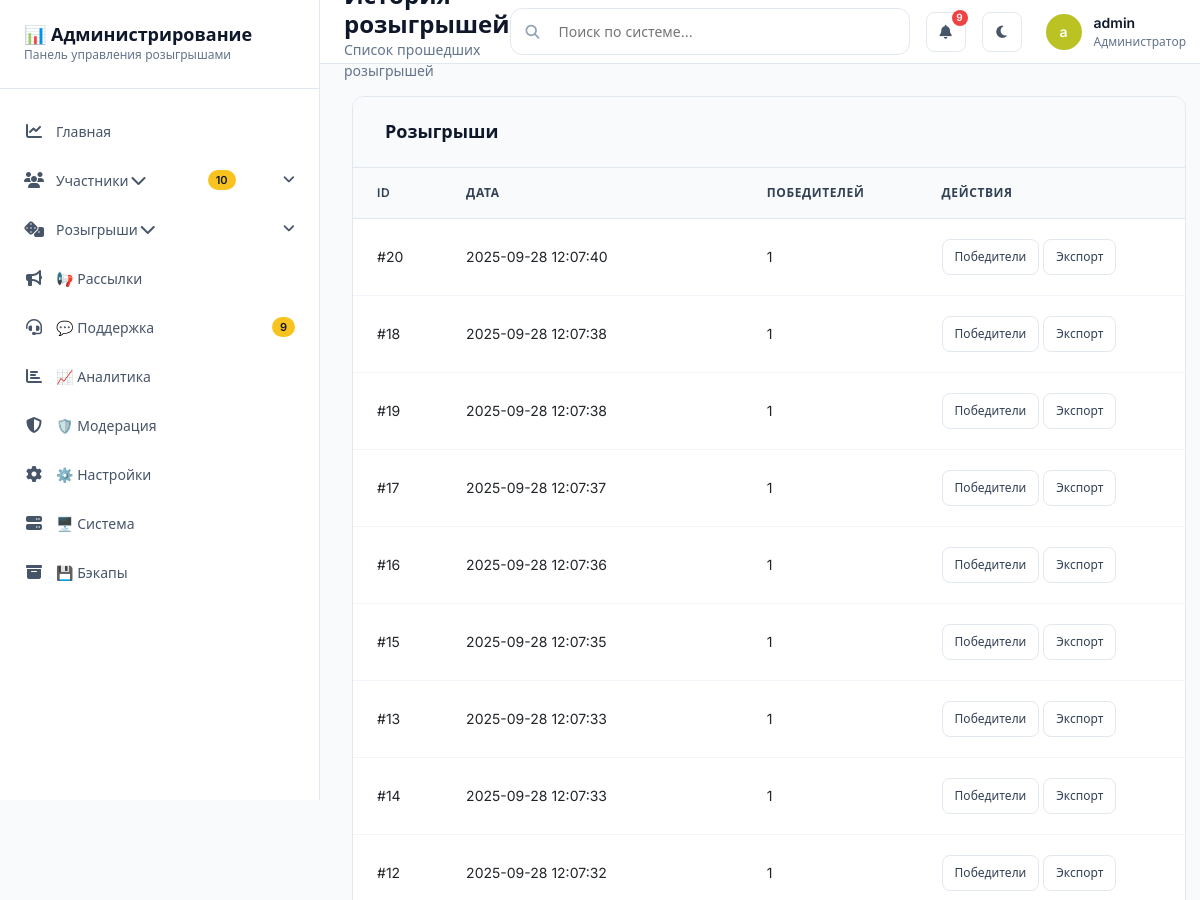
The page /admin/lottery/history (signed in, upper part) on the database as committed earlier.
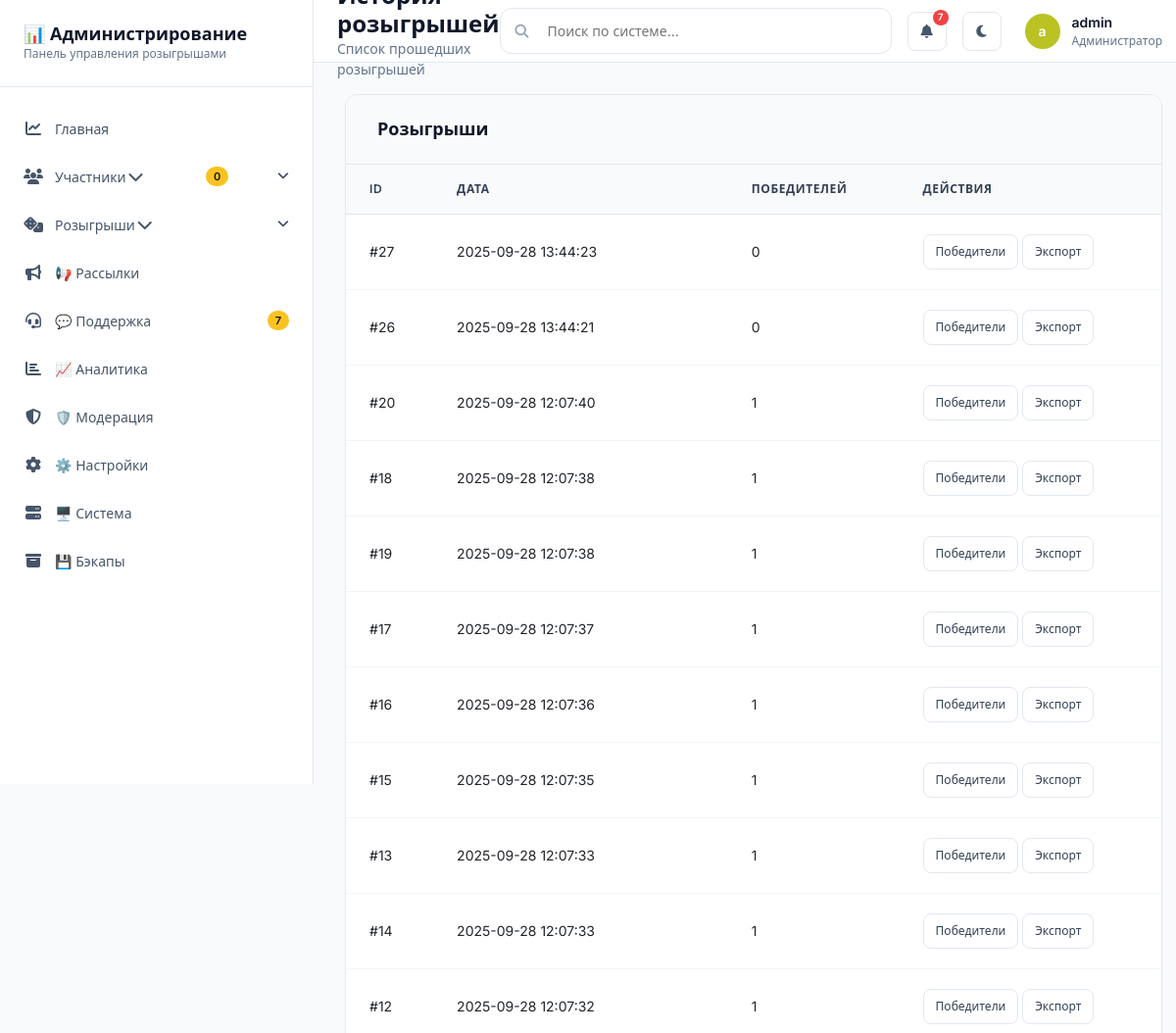
The same page on the database as committed later.
### tables this page shows
CREATE TABLE lottery_runs (
        id INTEGER PRIMARY KEY AUTOINCREMENT,
        seed TEXT NOT NULL,
        executed_at TIMESTAMP DEFAULT CURRENT_TIMESTAMP,
        winners_count INTEGER NOT NULL
    );

### web/routes/admin.py (the view)
@admin_bp.route("/lottery/history")
@login_required
def lottery_history():
    db = _get_admin_db()
    runs = db.list_lottery_runs(limit=200)
    return render_template("lottery_history.html", runs=runs, stats=db.get_statistics())

### database/admin_queries.py (called while the page is built)
    def _connect(self) -> sqlite3.Connection:
        conn = sqlite3.connect(
            self.db_path,
            timeout=30.0,  # 30 second timeout
            isolation_level=None  # Autocommit mode for better performance
        )
        conn.row_factory = sqlite3.Row
        conn.execute("PRAGMA journal_mode=WAL")
        conn.execute("PRAGMA synchronous=NORMAL")
        conn.execute("PRAGMA cache_size=-64000")  # 64MB cache
        conn.execute("PRAGMA temp_store=MEMORY")
        conn.execute("PRAGMA mmap_size=268435456")  # 256MB mmap
        return conn

    def list_lottery_runs(self, limit: int = 20) -> List[sqlite3.Row]:
        with self._connect() as conn:
            return conn.execute(
                "SELECT id, seed, executed_at, winners_count FROM lottery_runs ORDER BY executed_at DESC LIMIT ?",
                (limit,),
            ).fetchall()

### web/routes/admin.py (called while the page is built)
def _get_admin_db() -> AdminDatabase:
    try:
        config = current_app.config
        db_path = config.get("DATABASE_PATH", "data/lottery_bot.sqlite")
        return AdminDatabase(db_path=db_path)
    except Exception as e:
        current_app.logger.error(f"Failed to connect to admin database: {e}")
        raise

### web/templates/lottery_history.html (shortened to what this page needs)
{% extends "base.html" %}
{% block page_subtitle %}Список прошедших розыгрышей{% endblock %}
{% block content %}
<div class="card">
    <div class="card-header">
        <h2 class="card-title">Розыгрыши</h2>
    </div>
    <div class="card-body p-0">
        <div class="table-responsive">
            <table class="data-table">
                <thead>
                    <tr>
                        <th>ID</th>
                        <th>Дата</th>
                        <th>Победителей</th>
                        <th>Действия</th>
                    </tr>
                </thead>
                <tbody>
                    {% for r in runs %}
                    <tr>
                        <td>#{{ r.id }}</td>
                        <td>{{ r.executed_at }}</td>
                        <td>{{ r.winners_count }}</td>
                        <td>
                            <a class="btn btn-sm btn-outline" href="{{ url_for('admin.winners_list', run_id=r.id) }}">Победители</a>
                            <a class="btn btn-sm btn-outline" href="{{ url_for('admin.export_winners', run_id=r.id) }}">Экспорт</a>
                        </td>
                    </tr>
                    {% else %}
                    <tr>
                        <td colspan="4" class="text-center text-muted">Розыгрыши не найдены</td>
                    </tr>
                    {% endfor %}
                </tbody>
            </table>
        </div>
    </div>
{% endblock %}

Rows that differ between the two databases and show on the page:
added lottery_runs: id "27", executed_at "2025-09-28 13:44:23", winners_count "0"
added lottery_runs: id "26", executed_at "2025-09-28 13:44:21", winners_count "0"
Other text that changed with them:
text no longer shown: "10 9 9"
text now shown: "0 7 7"
